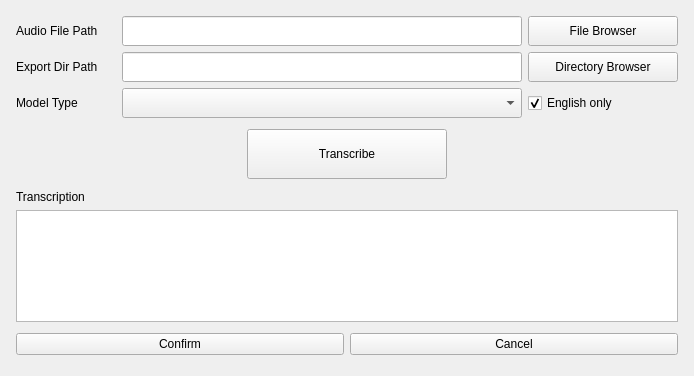
<?xml version="1.0" encoding="UTF-8"?>
<ui version="4.0">
 <class>transcription_tool</class>
 <widget class="QWidget" name="transcription_tool">
  <property name="geometry">
   <rect>
    <x>0</x>
    <y>0</y>
    <width>692</width>
    <height>376</height>
   </rect>
  </property>
  <property name="minimumSize">
   <size>
    <width>0</width>
    <height>0</height>
   </size>
  </property>
  <property name="windowTitle">
   <string>Transcription Tool</string>
  </property>
  <layout class="QGridLayout" name="gridLayout">
   <item row="3" column="0">
    <layout class="QVBoxLayout" name="transcription_section">
     <property name="leftMargin">
      <number>5</number>
     </property>
     <property name="topMargin">
      <number>5</number>
     </property>
     <property name="rightMargin">
      <number>5</number>
     </property>
     <property name="bottomMargin">
      <number>5</number>
     </property>
     <item>
      <widget class="QLabel" name="label_transcription">
       <property name="text">
        <string>Transcription</string>
       </property>
      </widget>
     </item>
     <item>
      <widget class="QPlainTextEdit" name="ptedit_transcription">
       <property name="enabled">
        <bool>true</bool>
       </property>
      </widget>
     </item>
     <item>
      <layout class="QHBoxLayout" name="horizontalLayout_5">
       <property name="leftMargin">
        <number>0</number>
       </property>
       <property name="topMargin">
        <number>5</number>
       </property>
       <property name="rightMargin">
        <number>0</number>
       </property>
       <property name="bottomMargin">
        <number>5</number>
       </property>
       <item>
        <widget class="QPushButton" name="btn_transcription_confirm">
         <property name="text">
          <string>Confirm</string>
         </property>
        </widget>
       </item>
       <item>
        <widget class="QPushButton" name="btn_transcription_cancel">
         <property name="enabled">
          <bool>true</bool>
         </property>
         <property name="text">
          <string>Cancel</string>
         </property>
        </widget>
       </item>
      </layout>
     </item>
    </layout>
   </item>
   <item row="0" column="0">
    <layout class="QVBoxLayout" name="setup_section">
     <property name="topMargin">
      <number>0</number>
     </property>
     <property name="bottomMargin">
      <number>0</number>
     </property>
     <item>
      <layout class="QVBoxLayout" name="verticalLayout">
       <property name="sizeConstraint">
        <enum>QLayout::SetDefaultConstraint</enum>
       </property>
       <property name="leftMargin">
        <number>5</number>
       </property>
       <property name="topMargin">
        <number>5</number>
       </property>
       <property name="rightMargin">
        <number>5</number>
       </property>
       <property name="bottomMargin">
        <number>5</number>
       </property>
       <item>
        <layout class="QHBoxLayout" name="horizontalLayout">
         <item>
          <widget class="QLabel" name="label_audio_file_path">
           <property name="sizePolicy">
            <sizepolicy hsizetype="Preferred" vsizetype="Fixed">
             <horstretch>0</horstretch>
             <verstretch>0</verstretch>
            </sizepolicy>
           </property>
           <property name="minimumSize">
            <size>
             <width>100</width>
             <height>30</height>
            </size>
           </property>
           <property name="maximumSize">
            <size>
             <width>100</width>
             <height>16777215</height>
            </size>
           </property>
           <property name="text">
            <string>Audio File Path</string>
           </property>
          </widget>
         </item>
         <item>
          <widget class="QLineEdit" name="ledit_audio_file_path">
           <property name="minimumSize">
            <size>
             <width>400</width>
             <height>30</height>
            </size>
           </property>
          </widget>
         </item>
         <item>
          <widget class="QPushButton" name="btn_audio_file_browser">
           <property name="minimumSize">
            <size>
             <width>150</width>
             <height>30</height>
            </size>
           </property>
           <property name="maximumSize">
            <size>
             <width>150</width>
             <height>16777215</height>
            </size>
           </property>
           <property name="text">
            <string>File Browser</string>
           </property>
          </widget>
         </item>
        </layout>
       </item>
       <item>
        <layout class="QHBoxLayout" name="horizontalLayout_3">
         <item>
          <widget class="QLabel" name="label_export_dir_path">
           <property name="sizePolicy">
            <sizepolicy hsizetype="Preferred" vsizetype="Fixed">
             <horstretch>0</horstretch>
             <verstretch>0</verstretch>
            </sizepolicy>
           </property>
           <property name="minimumSize">
            <size>
             <width>100</width>
             <height>30</height>
            </size>
           </property>
           <property name="maximumSize">
            <size>
             <width>100</width>
             <height>16777215</height>
            </size>
           </property>
           <property name="text">
            <string>Export Dir Path</string>
           </property>
          </widget>
         </item>
         <item>
          <widget class="QLineEdit" name="ledit_export_dir_path">
           <property name="minimumSize">
            <size>
             <width>400</width>
             <height>30</height>
            </size>
           </property>
          </widget>
         </item>
         <item>
          <widget class="QPushButton" name="btn_export_dir_browser">
           <property name="minimumSize">
            <size>
             <width>150</width>
             <height>30</height>
            </size>
           </property>
           <property name="maximumSize">
            <size>
             <width>150</width>
             <height>30</height>
            </size>
           </property>
           <property name="text">
            <string>Directory Browser</string>
           </property>
          </widget>
         </item>
        </layout>
       </item>
       <item>
        <layout class="QHBoxLayout" name="horizontalLayout_2">
         <item>
          <widget class="QLabel" name="label_model_type">
           <property name="sizePolicy">
            <sizepolicy hsizetype="Preferred" vsizetype="Fixed">
             <horstretch>0</horstretch>
             <verstretch>0</verstretch>
            </sizepolicy>
           </property>
           <property name="minimumSize">
            <size>
             <width>100</width>
             <height>30</height>
            </size>
           </property>
           <property name="maximumSize">
            <size>
             <width>100</width>
             <height>16777215</height>
            </size>
           </property>
           <property name="text">
            <string>Model Type</string>
           </property>
          </widget>
         </item>
         <item>
          <widget class="QComboBox" name="cbox_model_type">
           <property name="minimumSize">
            <size>
             <width>0</width>
             <height>30</height>
            </size>
           </property>
          </widget>
         </item>
         <item>
          <widget class="QCheckBox" name="chkbox_eng_only">
           <property name="minimumSize">
            <size>
             <width>10</width>
             <height>0</height>
            </size>
           </property>
           <property name="maximumSize">
            <size>
             <width>150</width>
             <height>16777215</height>
            </size>
           </property>
           <property name="text">
            <string>English only</string>
           </property>
           <property name="checked">
            <bool>true</bool>
           </property>
          </widget>
         </item>
        </layout>
       </item>
      </layout>
     </item>
     <item>
      <layout class="QHBoxLayout" name="horizontalLayout_4">
       <property name="spacing">
        <number>0</number>
       </property>
       <property name="sizeConstraint">
        <enum>QLayout::SetDefaultConstraint</enum>
       </property>
       <item>
        <widget class="QPushButton" name="btn_transcribe">
         <property name="minimumSize">
          <size>
           <width>200</width>
           <height>50</height>
          </size>
         </property>
         <property name="maximumSize">
          <size>
           <width>200</width>
           <height>16777215</height>
          </size>
         </property>
         <property name="text">
          <string>Transcribe</string>
         </property>
        </widget>
       </item>
      </layout>
     </item>
    </layout>
   </item>
  </layout>
 </widget>
 <resources/>
 <connections/>
</ui>
